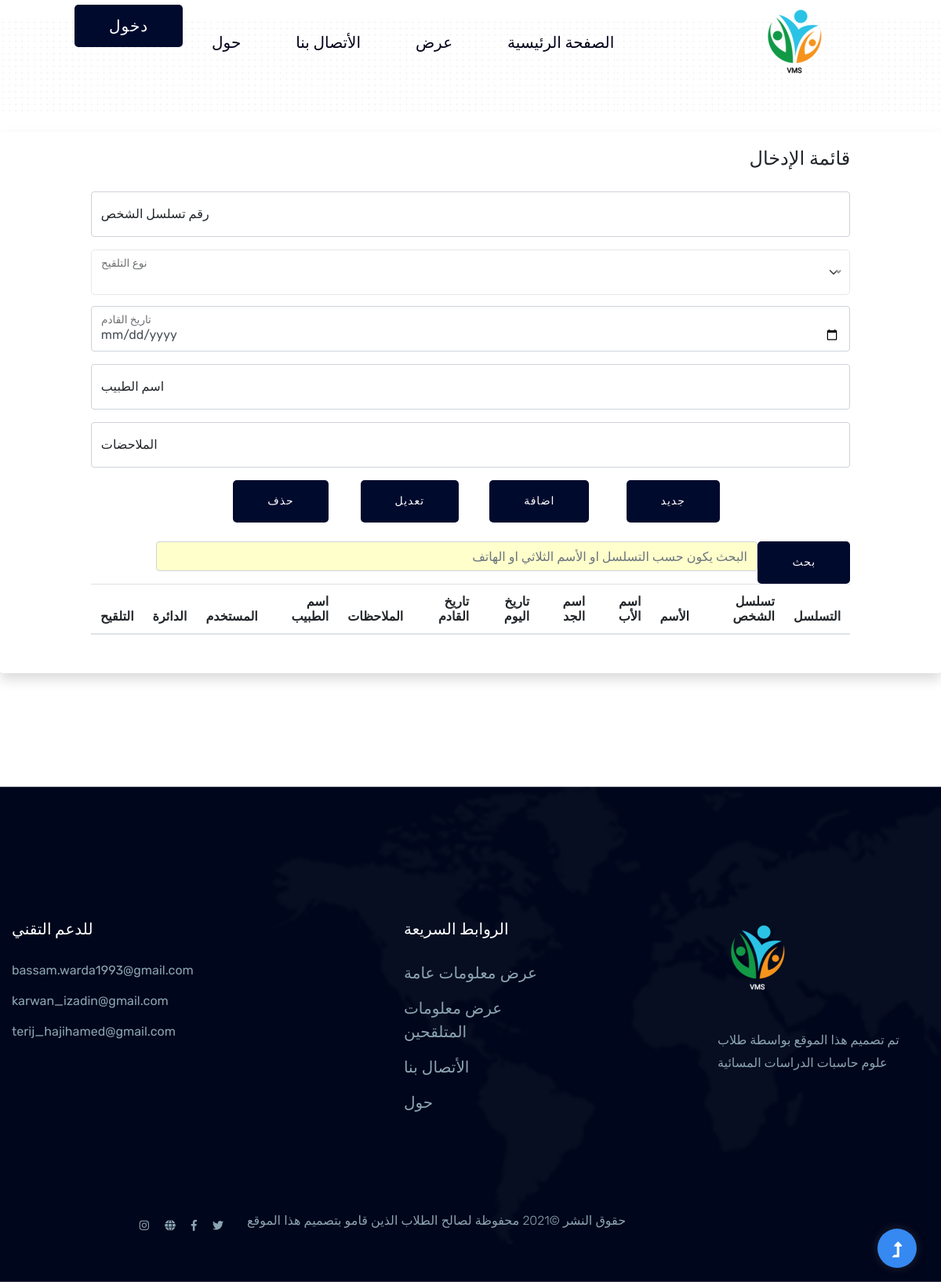
The page /work.php on the database as committed earlier.
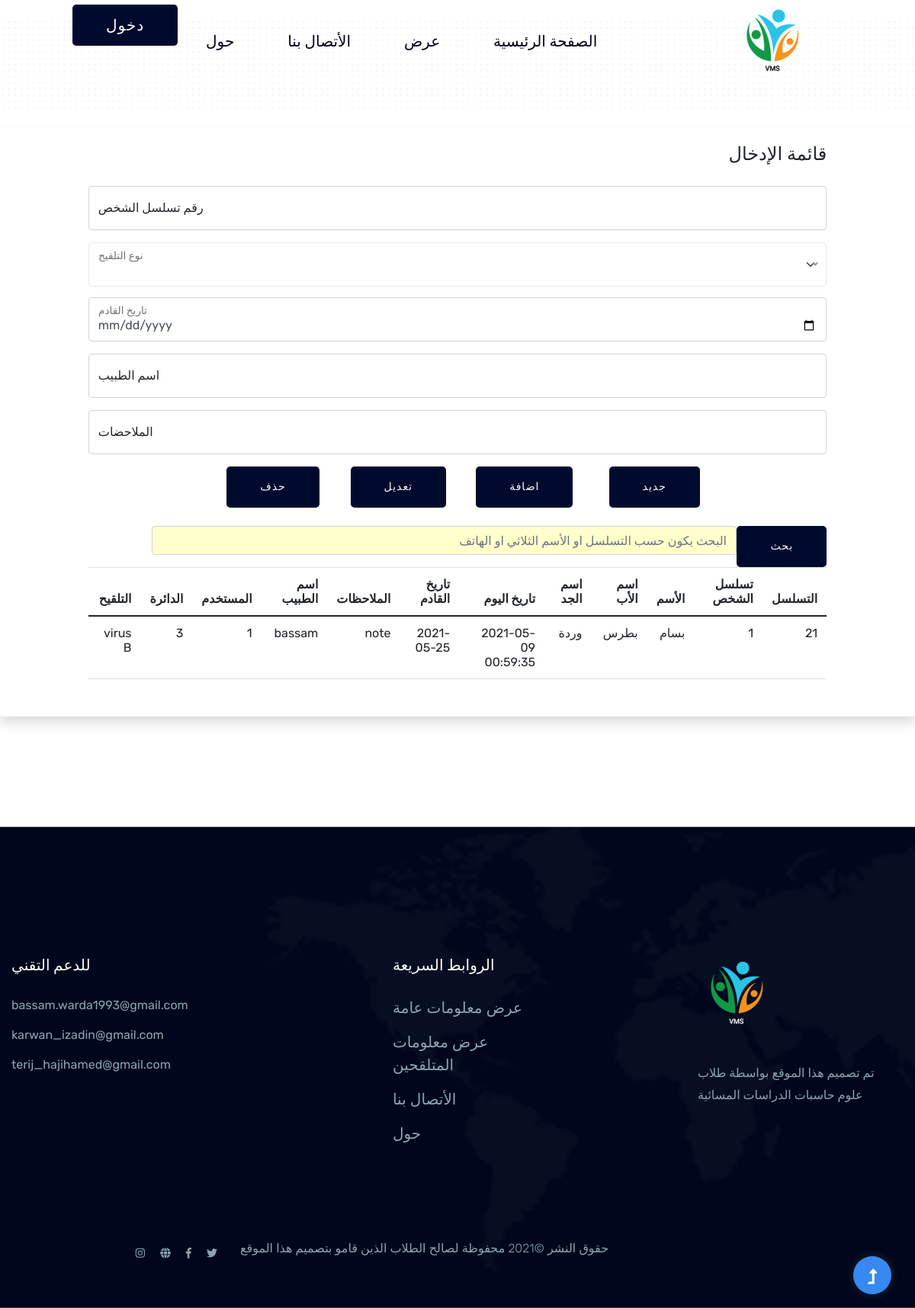
The same page on the database as committed later.
### tables this page shows
CREATE TABLE `work_record` (
  `w_id` bigint(20) NOT NULL,
  `w_date` datetime DEFAULT NULL,
  `w_next_date` date DEFAULT NULL,
  `w_note` varchar(100) NOT NULL,
  `w_pollinator_name` varchar(50) DEFAULT NULL,
  `w_pv_id` bigint(20) NOT NULL,
  `w_user_id` bigint(20) NOT NULL,
  `w_dir_id` int(11) NOT NULL,
  `w_v_id` int(11) NOT NULL
);

CREATE TABLE `person` (
  `p_id` bigint(20) NOT NULL,
  `p_f_name` varchar(20) DEFAULT NULL,
  `p_m_name` varchar(20) DEFAULT NULL,
  `p_l_name` varchar(20) DEFAULT NULL,
  `p_birthday` date DEFAULT NULL,
  `p_gender` tinyint(1) DEFAULT NULL,
  `p_phone` varchar(15) NOT NULL,
  `p_city` varchar(20) NOT NULL,
  `p_region` varchar(20) NOT NULL,
  `p_street` varchar(50) NOT NULL
);

### work.php (the view, shortened to what this page needs)
<?php require "connection.php";
 ?>
<!doctype html>
<html class="no-js" lang="zxx">
    <head>
        <?php
            include "navbarheader.php";
        ?>
    <main>
    <br>
      <div class="container shadow p-3 mb-5 bg-white rounded">
        <div class="row">
          <div class="col-sm-1 "></div>
          <div class="col-sm-10 ">
            <form class="well form-horizontal" action="work/work1.php" onsubmit="return validate();" id="frm"name="frm" method="post" >
              <fieldset style="text-align:right">
              <legend >قائمة الإدخال </legend>
                  <div class="form-floating mb-3">
                      <input type="text"   class="form-control"  name="work_person_id"  id="work_person_id" dir="rtl" required  placeholder="رقم التسلسل">
                      <label for="floatingInput"> رقم تسلسل الشخص</label>
                  </div>
                  <div class="form-floating " id="mydiv" name="mydiv">
                    <label for="work_vaccin_name">نوع التلقيح </label>
                  </div>
                  <br><br><br>
                  <div class="form-floating mb-3">
                    <input type="date"  class="form-control" name="work_next_date" dir="rtl" id="work_next_date" required  placeholder="تاريخ القادم">
                    <label for="floatingInput" >تاريخ القادم</label>
                  </div>
                  <div class="form-floating mb-3">
                      <input type="text"   class="form-control"  name="work_doctor"id="work_doctor"dir="rtl" required placeholder="اسم الطبيب" >
                      <label for="floatingInput"  >اسم الطبيب</label>
                  </div>
                  <div class="form-floating mb-3">
                      <input type="text"   class="form-control"  name="work_note"id="work_note"dir="rtl" placeholder="الملاحضات">
                      <label for="floatingInput" >الملاحضات</label>
                  </div>
                  <div class="row">
                      <div class="col-sm-2" ></div>
                      <div class="col-sm-2" >
                        <button type='button' class="btn btn-lg btn-success" onclick="newrow()" name='newr'  >جديد</button>
                      </div>
                      <div class="col-sm-2" >
                        <button type="submit" class="btn btn-lg btn-success" id="add" name='add' >اضافة</button>
                      </div>
                      <div class="col-sm-2">
                        <button type="submit" class="btn btn-lg btn-success" name='update'>تعديل</button>
                      </div>
                      <div class="col-sm-2" >
                        <button type="submit" class="btn btn-lg btn-success" name='delete' onclick="return confirm('هل تريد الحذف بالتأكيد'); value='حذف' " name= "delete">حذف</button>
                      </div>
                  </div>
                  <br>
                  <div class="row">
                      <div class="col-sm-1" >
                      <button class="btn btn-default" onclick=" javascript:sendserch();" id="btn_search" type="button"> بحث </button>
                  </div>
                    <div class="col-sm-10"style="padding-right:5%">
                    <input class="form-control" style=" background-color: rgb(255, 255, 204);" id="my_search" placeholder="البحث يكون حسب التسلسل او الأسم الثلاثي او الهاتف">
                    </div>
                  </div>
                    <?php
                        $sql="SELECT  `w_pv_id`,`p_f_name`,`p_m_name`,`p_l_name` ,`w_id`, `w_date`, `w_next_date`, `w_note`, `w_pollinator_name`, `w_user_id`, `w_dir_id`,  (select v_vaccination_name from vaccination where v_id=`w_v_id`)as v_name FROM `person`, `work_record` WHERE work_record.w_pv_id=person.p_id &&  DATE(w_date) = CURDATE()  ";
                        $result = mysqli_query($con, $sql);
                        if($result)
                        {
                            echo '<table class="table table-hover  pre-scrollable " id="tb" > ';
                            echo '<thead>'.'<tr><th>التسلسل</th>'.'<th>'.'تسلسل الشخص' .'</th>'.'<th>'.'الأسم'.'</th>'.'<th>'.'اسم الأب'.'</th>'.'<th>'.'اسم الجد'.'</th>'.'<th>تاريخ اليوم</th>'.'<th>تاريخ القادم</th>'.'<th>الملاحظات</th>'.'<th>اسم الطبيب</th>'.'<th>المستخدم</th>'.'<th>الدائرة</th>'.'<th>التلقيح</th>'.'</tr>'.'</thead>';
                            while ($row = mysqli_fetch_assoc($result)) {
                                echo '<tbody id="myTable">'.'<tr>'.'<td>'. $row["w_id"].'  '.         '</td>';
                                echo '<td>'. $row["w_pv_id"].'  '.       '</td>';
                                echo '<td>'. $row["p_f_name"].'  '.       '</td>';
                                echo '<td>'. $row["p_m_name"].'  '.'</td>';
                                echo '<td>'. $row["p_l_name"].'  '.          '</td>';
                                echo '<td>'. $row["w_date"].'  '.'</td>';
                                echo '<td>'. $row["w_next_date"].'  '.          '</td>';
                                echo '<td>'. $row["w_note"].'  '.       '</td>';
                                echo '<td>'. $row["w_pollinator_name"].'  '.'</td>';
                                echo '<td>'. $row["w_user_id"].'  '.          '</td>';
                                echo '<td>'. $row["w_dir_id"].'  '.'</td>';
                                echo '<td>'. $row["v_name"].'  '.          '</td>';
                                echo '</tr>';
                            }
                            echo '</table>';
                        }else
                        {
                            echo '<br><h3 class="alert alert-danger">error';
                        }
                    ?>
              </div>
          </div>
          <div class="col-sm-1"></div>
        </div>
      <br><br><br><br>
    </main>
    <?php
        include "footer.php";
    ?>
    </body>
</html>

### navbarheader.php (shortened to what this page needs)
     <link href="https://cdn.jsdelivr.net/npm/bootstrap@5.0.0-beta3/dist/css/bootstrap.min.css" rel="stylesheet">
         <link rel="stylesheet" href="assets/css/bootstrap.min.css">
         <link rel="stylesheet" href="assets/css/owl.carousel.min.css">
         <link rel="stylesheet" href="assets/css/slicknav.css">
         <link rel="stylesheet" href="assets/css/flaticon.css">
         <link rel="stylesheet" href="assets/css/animate.min.css">
         <link rel="stylesheet" href="assets/css/magnific-popup.css">
         <link rel="stylesheet" href="assets/css/fontawesome-all.min.css">
         <link rel="stylesheet" href="assets/css/themify-icons.css">
         <link rel="stylesheet" href="assets/css/slick.css">
         <link rel="stylesheet" href="assets/css/nice-select.css">
         <link rel="stylesheet" href="assets/css/style.css">
         <link rel="stylesheet" href="assets/css/login.css">
</head>
<body  dir="rtl">
 <header>
     <div class="slider-area slider-height" data-background="assets/img/hero/h1_hero.jpg">
         <div class="header-area header-transparent">
                 <div class="main-header  header-sticky">
                     <div class="container-fluid">
                         <div  class="row align-items-center" >
                             <div class="col-xl-2 col-lg-2 col-md-2 col-sm-2">
                                 <div class="col-xl-10 col-lg-10 col-md-10 col-sm-10">
                                 </div>
                                 <div class="logo">
                                     <a href="home.php"><img src="assets/img/logo/logo.png" alt=""></a>
                                 </div>
                             </div>
                             <div class="col-xl-10 col-lg-10 col-md-10 col-sm-10">
                             <div class="menu-main d-flex align-items-start justify-content-end">
                                     <div class="main-menu f-right d-none d-lg-block">
                                         <nav>
                                             <ul id="navigation">
                                             <li class="" id="lihome"><a class="fs-5" href="home.php">الصفحة الرئيسية</a></li>
                                                 <li id="liview"><a href="#"class="fs-5">عرض</a>
                                                 </li>
                                                 <li id="licontact"><a class="fs-5" href="contact.php">الأتصال بنا</a></li>
                                                 <li id="liabout"><a class="fs-5" href="about.php">حول</a></li>
                                                 <li>
                                                     <?php
                                                         if(isset(  $_SESSION["u_name"]))
                                                         {
                                                             echo '<div class="btn-group"dir="ltr">
                                                             <button class="btn btn-secondary  btn-sm dropdown-toggle" type="button" data-bs-toggle="dropdown" aria-expanded="false">
                                                             '.$_SESSION["u_name"].' </button>
                                                             <ul class="dropdown-menu">
                                                             <li>
                                                                 <a href="messages.php">
                                                                     <button type="button" class="btn btn-primary fs-5">
                                                                         <span class="badge bg-secondary">'.$_SESSION["message"].'</span> الرسائل
                                                                     </button>
                                                                 </a>
                                                             </li>
                                                                 <li><p class="container"><i>'.$_SESSION["u_name"].'عزيزي المشترك </i><br> هل تريد تسجيل الخروج ?</p></li>
                                                                 <li>
                                                                   <a href="lg/logout.php"><button type="button" value=logout name=logout class="btn btn-success btn-sm">تسجيل الخروج <br></button></a>
                                                                 </li>
                                                             </ul>
                                                             </div>
                                                          </div>';
                                                         }
                                                         else
                                                         {
                                                            echo" <button type='button' onclick="." document.getElementById('id01').style.display='block'"." class='btn btn-secondary  fs-5'>";
                                                            echo "دخول</button>";
                                                         }
                                                     ?>
                                                     <div class="row">
                                                         <div class="col-sm-12 col-md-12 col-lg-12">
                                                     </div>
                                                     </div>
                                                 </li>
                                             </ul>
                                         </nav>
                                     </div>
                             </div>
                             </div>
                         </div>
                     </div>
                 </div>
         </div>
     </div>
 </header>

### footer.php
<footer>
    <div class="footer-area">
        <div class="container">
           <div class="footer-top footer-padding">
                <div class="row justify-content-between">
                    <div class="col-xl-3 col-lg-4 col-md-4 col-sm-6">
                        <div class="single-footer-caption mb-50">
                            <div class="single-footer-caption mb-30">
                                <div class="footer-logo">
                                    <a href="home.php"><img src="assets/img/logo/logo2_footer.png" alt=""></a>
                                </div>
                                <div class="footer-pera">
                                    <p>تم تصميم هذا الموقع بواسطة طلاب علوم حاسبات الدراسات المسائية</p>
                                </div>
                            </div>
                        </div>
                    </div>
                    <div class="col-xl-2 col-lg-2 col-md-4 col-sm-6">
                        <div class="single-footer-caption mb-50">
                            <div class="footer-tittle">
                                <h4>الروابط السريعة</h4>
                                <ul class="fs-5">
                                <li><a href="#">عرض معلومات عامة</a></li>
                                <li><a href="#">عرض معلومات المتلقحين</a></li>
                                <li><a href="#">الأتصال بنا</a></li>
                                <li><a href="#">حول</a></li>
                                </ul>
                            </div>
                        </div>
                    </div>
                    <div class="col-xl-3 col-lg-3 col-md-4 col-sm-6">
                        <div class="single-footer-caption mb-50">
                            <div class="footer-tittle">
                                <h4>للدعم التقني</h4>
                                <ul>
                                    <li>bassam.warda1993@gmail.com</li>
                                    <li>karwan_izadin@gmail.com</li>
                                    <li>terij_hajihamed@gmail.com</li>
                                </ul>
                            </div>
                        </div>
                    </div>
                </div>
            </div>
            <div class="footer-bottom">
                <div class="row d-flex justify-content-between align-items-center">
                    <div class="col-xl-9 col-lg-8">
                        <div class="footer-copy-right">
                            <p>
                             حقوق النشر &copy;<script>document.write(new Date().getFullYear());</script>   محفوظة لصالح الطلاب الذين قامو بتصميم هذا الموقع
                        </p>
                        </div>
                    </div>
                    <div class="col-xl-3 col-lg-4">
                        <div class="footer-social f-right">
                            <a href="#"><i class="fab fa-twitter"></i></a>
                            <a href="#"><i class="fab fa-facebook-f"></i></a>
                            <a href="#"><i class="fas fa-globe"></i></a>
                            <a href="#"><i class="fab fa-instagram"></i></a>
                        </div>
                    </div>
                </div>
           </div>
        </div>
    </div>
</footer>
<div id="back-top" >
    <a title="Go to Top" href="#"> <i class="fas fa-level-up-alt"></i></a>
</div>

Rows that differ between the two databases and show on the page:
added work_record: w_id "21", w_pv "1", person.p_f_name "بسام", person.p_m_name "بطرس", person.p_l_name "وردة", w_date "2021-05-09 00:59:35", w_next_date "2021-05-25", w_note "note", w_pollinator_name "bassam", w_user "1", w_dir "3", v_name "virus B"
